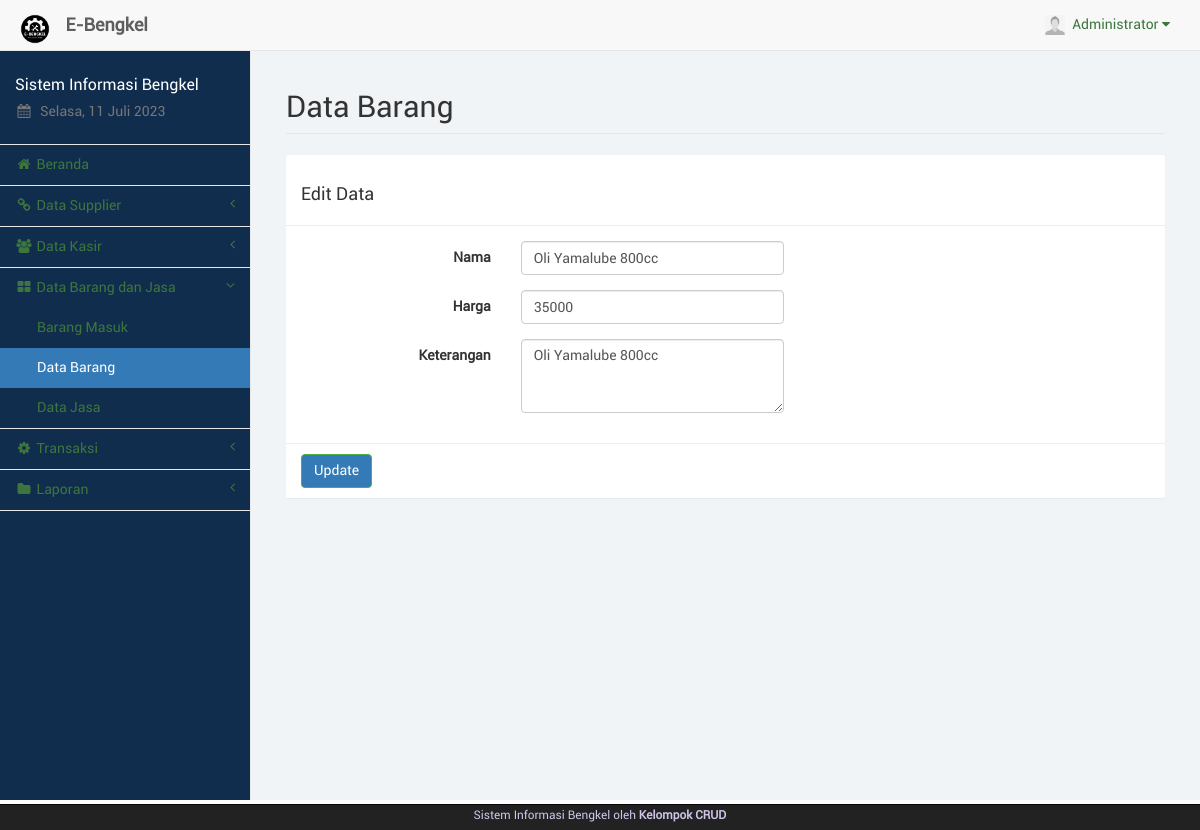
The page /barang_edit.php?brg=0 (signed in) on the database its author committed.
### tables this page shows
CREATE TABLE `barangjasa` (
  `id_brg` int(11) NOT NULL,
  `nama` varchar(100) NOT NULL,
  `jenis` varchar(20) NOT NULL,
  `stok` varchar(10) NOT NULL,
  `harga` varchar(20) NOT NULL,
  `keterangan` text NOT NULL,
  `id_adm` int(11) NOT NULL
);

### sess_check.php (called while the page is built, shortened)
<?php
	$chk_sess = $_SESSION['admin'];
	include("dist/config/koneksi.php");
	$sql_sess = "SELECT * FROM admin WHERE id_adm='". $chk_sess ."'";
	$ress_sess = mysqli_query($conn, $sql_sess);
	$row_sess = mysqli_fetch_array($ress_sess);
	$sess_admname = $row_sess['nama_adm'];
	$sess_admfoto = $row_sess['foto_adm'];
?>

### barang_edit.php (the view, shortened to what this page needs)
<?php
	include("sess_check.php");
	if(isset($_GET['brg'])) {
		$sql = "SELECT * FROM barangjasa WHERE id_brg='". $_GET['brg'] ."'";
		$ress = mysqli_query($conn, $sql);
		$data = mysqli_fetch_array($ress);
	}
	$pagedesc = "Data Barang";
	$menuparent = "barang";
	include("layout_top.php");
?>
		<div id="page-wrapper">
            <div class="container-fluid">
                <div class="row">
                    <div class="col-lg-12">
                        <h1 class="page-header">Data Barang</h1>
                    </div>
                </div>
				<div class="row">
					<div class="col-lg-12"><?php include("layout_alert.php"); ?></div>
				</div>
				<div class="row">
					<div class="col-lg-12">
						<form class="form-horizontal" action="barang_update.php" method="POST" enctype="multipart/form-data">
							<div class="panel panel-default">
								<div class="panel-heading"><h3>Edit Data</h3></div>
								<div class="panel-body">
									<div class="form-group">
										<label class="control-label col-sm-3">Nama</label>
										<div class="col-sm-4">
											<input type="text" name="nama" class="form-control" placeholder="Nama" value="<?php echo $data['nama'] ?>" required>
										</div>
									</div>
									<div class="form-group">
										<label class="control-label col-sm-3">Harga</label>
										<div class="col-sm-4">
											<input type="number" name="harga" min="0" class="form-control" placeholder="Harga" value="<?php echo $data['harga'] ?>"required>
										</div>
									</div>
									<div class="form-group">
										<label class="control-label col-sm-3">Keterangan</label>
										<div class="col-sm-4">
											<textarea name="keterangan" class="form-control" placeholder="Keterangan" rows="3" required><?php echo $data['keterangan'];?></textarea>
										</div>
									</div>
								</div>
								<div class="panel-footer">
									<button type="submit" name="perbarui" class="btn btn-success">Update</button>
								</div>
							</div>
						</form>
					</div>
				</div>
            </div>
        </div>
<?php
	include("layout_bottom.php");
?>

### layout_top.php (shortened to what this page needs)
<?php
$haries = array("Sunday" => "Minggu", "Monday" => "Senin", "Tuesday" => "Selasa", "Wednesday" => "Rabu", "Thursday" => "Kamis", "Friday" => "Jum'at", "Saturday" => "Sabtu");
$bulans = array("", "Januari", "Februari", "Maret", "April", "Mei", "Juni", "Juli", "Agustus", "September", "Oktober", "November", "Desember");
$hari_ini = $haries[date("l")];
$bulan_ini = $bulans[date("n")];
$tanggal = date("d");
$tahun = date("Y");
?>
<!DOCTYPE html>
<html lang="en">
<head>
	<link rel="stylesheet" href="p.css">
	<link href="libs/bootstrap/dist/css/bootstrap.min.css" rel="stylesheet">
	<link href="libs/metisMenu/dist/metisMenu.min.css" rel="stylesheet">
	<link href="libs/datatables-plugins/integration/bootstrap/3/dataTables.bootstrap.css" rel="stylesheet">
	<link href="libs/datatables-responsive/css/dataTables.responsive.css" rel="stylesheet">
	<link href="dist/css/sb-admin-2.css" rel="stylesheet">
	<link href="dist/css/offline-font.css" rel="stylesheet">
	<link href="dist/css/custom.css" rel="stylesheet">
	<link href="libs/font-awesome/css/font-awesome.min.css" rel="stylesheet" type="text/css">
</head>
<body>
	<div id="wrapper" style="background-color: rgba(17, 45, 78, 1);">
		<nav class="navbar navbar-default navbar-static-top" role="navigation" style="margin-bottom: 0">
			<div class="navbar-header">
				<a class="navbar-brand hidden-xs" href="index.php">
					<img src="img/logo.png" alt="brand" width="40" class="float-left image-brand">
					<div class="float-right">&nbsp;<strong>E-Bengkel</strong></div>
				</a>
			</div>
			<ul class="nav navbar-top-links navbar-right">
				<li class="dropdown dropdown-right">
					<a class="dropdown-toggle" data-toggle="dropdown" href="#">
						<img src="img/<?php echo $sess_admfoto; ?>" width="20px" height="20px"
							padding="0px">&nbsp;&nbsp;<?php echo ucfirst($sess_admname); ?>&nbsp;<i
							class="fa fa-caret-down"></i>
					</a>
				</li>
			</ul>
			<div class="navbar-default sidebar" role="navigation" style="background-color: rgba(17, 45, 78, 1);">
				<div class="sidebar-nav navbar-collapse">
					<ul class="nav" id="side-menu">
						<li class="sidebar-search">
							<h4 style="color: white;">Sistem Informasi Bengkel</h4>
							<h5 class="text-muted"><i class="fa fa-calendar fa-fw"></i>&nbsp;
								<?php echo $hari_ini . ", " . $tanggal . " " . $bulan_ini . " " . $tahun ?>
							</h5>
						</li>
						<?php
						if ($pagedesc == "Beranda") {
							echo '<li><a href="index.php" class="active"><i class="fa fa-home fa-fw"></i>&nbsp;Beranda</a></li>';
						} else {
							echo '<li><a href="index.php"><i class="fa fa-home fa-fw"></i>&nbsp;Beranda</a></li>';
						}
						if (isset($menuparent) && $menuparent == "supplier") {
							echo '<li class="active">';
						} else {
							echo '<li>';
						}
						?>
						<a href="#"><i class="fa fa-chain fa-fw"></i>&nbsp;Data Supplier<span
								class="fa arrow"></span></a>
						<?php
						if (isset($menuparent) && $menuparent == "kasir") {
							echo '<li class="active">';
						} else {
							echo '<li>';
						}
						?>
						<a href="#"><i class="fa fa-group fa-fw"></i>&nbsp;Data Kasir<span class="fa arrow"></span></a>
						<?php
						if (isset($menuparent) && $menuparent == "barang") {
							echo '<li class="active">';
						} else {
							echo '<li>';
						}
						?>
						<a href="#"><i class="fa fa-th-large fa-fw"></i>&nbsp;Data Barang dan Jasa<span
								class="fa arrow"></span></a>
						<ul class="nav nav-second-level">
							<?php
							if ($pagedesc == "Barang Masuk") {
								echo '<li><a href="trxbarang.php" class="active">Barang Masuk</a></li>';
							} else {
								echo '<li><a href="trxbarang.php">Barang Masuk</a></li>';
							}
							if ($pagedesc == "Data Barang") {
								echo '<li><a href="barang.php" class="active">Data Barang</a></li>';
							} else {
								echo '<li><a href="barang.php">Data Barang</a></li>';
							}
							if ($pagedesc == "Data Jasa") {
								echo '<li><a href="jasa.php" class="active">Data Jasa</a></li>';
							} else {
								echo '<li><a href="jasa.php">Data Jasa</a></li>';
							}
							?>
						</ul>
						<?php
						if (isset($menuparent) && $menuparent == "transaksi") {
							echo '<li class="active">';
						} else {
							echo '<li>';
						}
						?>
						<a href="#"><i class="fa fa-gear fa-fw"></i>&nbsp;Transaksi<span class="fa arrow"></span></a>
						</li>
						<?php
						if (isset($menuparent) && $menuparent == "laporan") {
							echo '<li class="active">';
						} else {
							echo '<li>';
						}
						?>
						<a href="#"><i class="fa fa-folder fa-fw"></i>&nbsp;Laporan<span class="fa arrow"></span></a>
						</li>
					</ul>
				</div>
			</div>
		</nav>

### rows shown on the page
barangjasa: nama "Oli Yamalube 800cc", harga "35000", keterangan "Oli Yamalube 800cc"

### other values the page prints
$sess_admname "Administrator"
